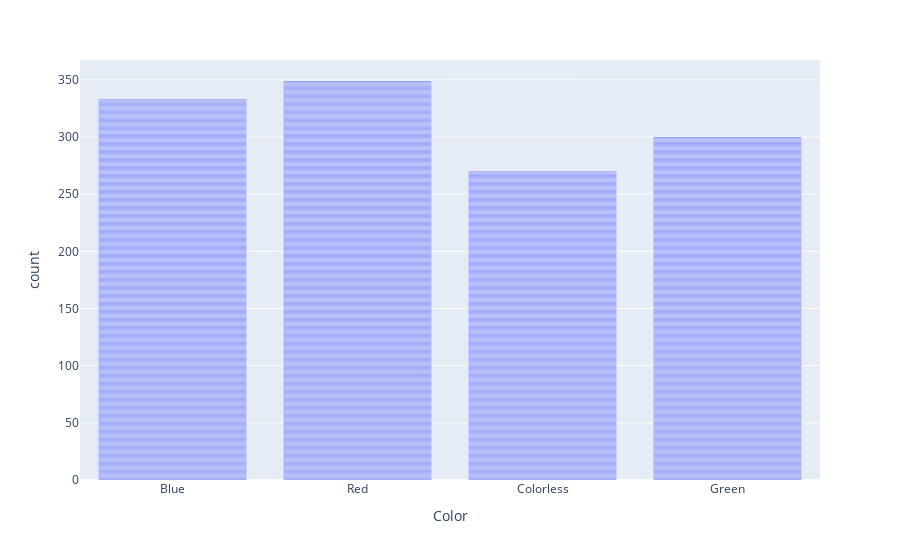

Source (notebook cell):
### Code cell
px.bar(heroes_table, x='Color')

### Figure 1 — Plotly figure (JSON) as saved in the notebook; plotly's stock layout.template omitted (floating-point values rounded to 4 significant figures; data arrays with more than 128 entries replaced by an {"elided": "..."} marker saying what was removed)
{"data": [{"hovertemplate": "Color=%{x}<br>count=%{y}<extra></extra>", "legendgroup": "", "marker": {"color": "#636efa", "pattern": {"shape": ""}}, "name": "", "orientation": "v", "showlegend": false, "textposition": "auto", "type": "bar", "x": {"elided": "1252 str values"}, "xaxis": "x", "y": {"elided": "1252 int values"}, "yaxis": "y"}], "layout": {"barmode": "relative", "legend": {"tracegroupgap": 0}, "margin": {"t": 60}, "xaxis": {"anchor": "y", "domain": [0, 1], "title": {"text": "Color"}}, "yaxis": {"anchor": "x", "domain": [0, 1], "title": {"text": "count"}}}}
